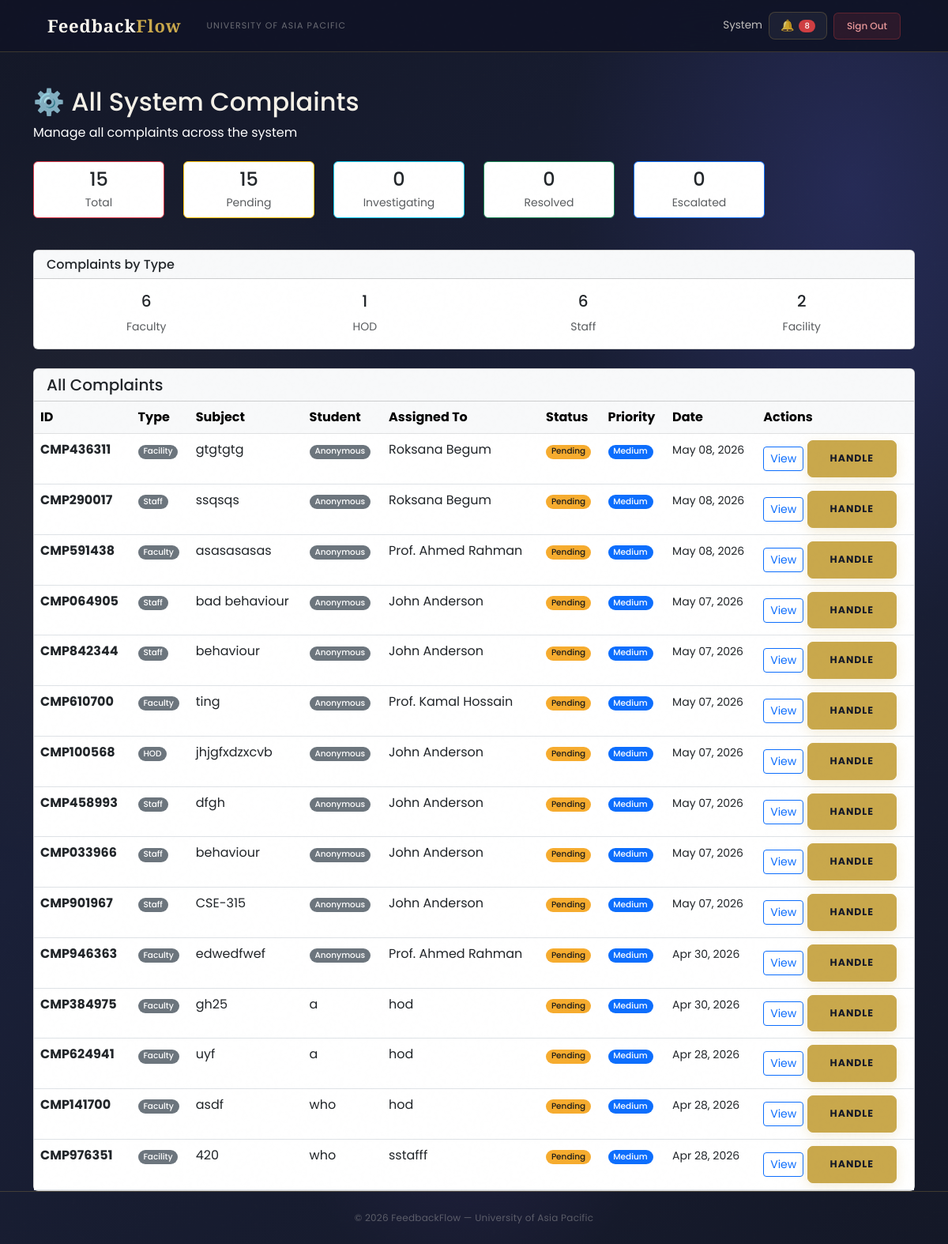
Page /complaints/admin/list/ (signed in) on the earlier database version.
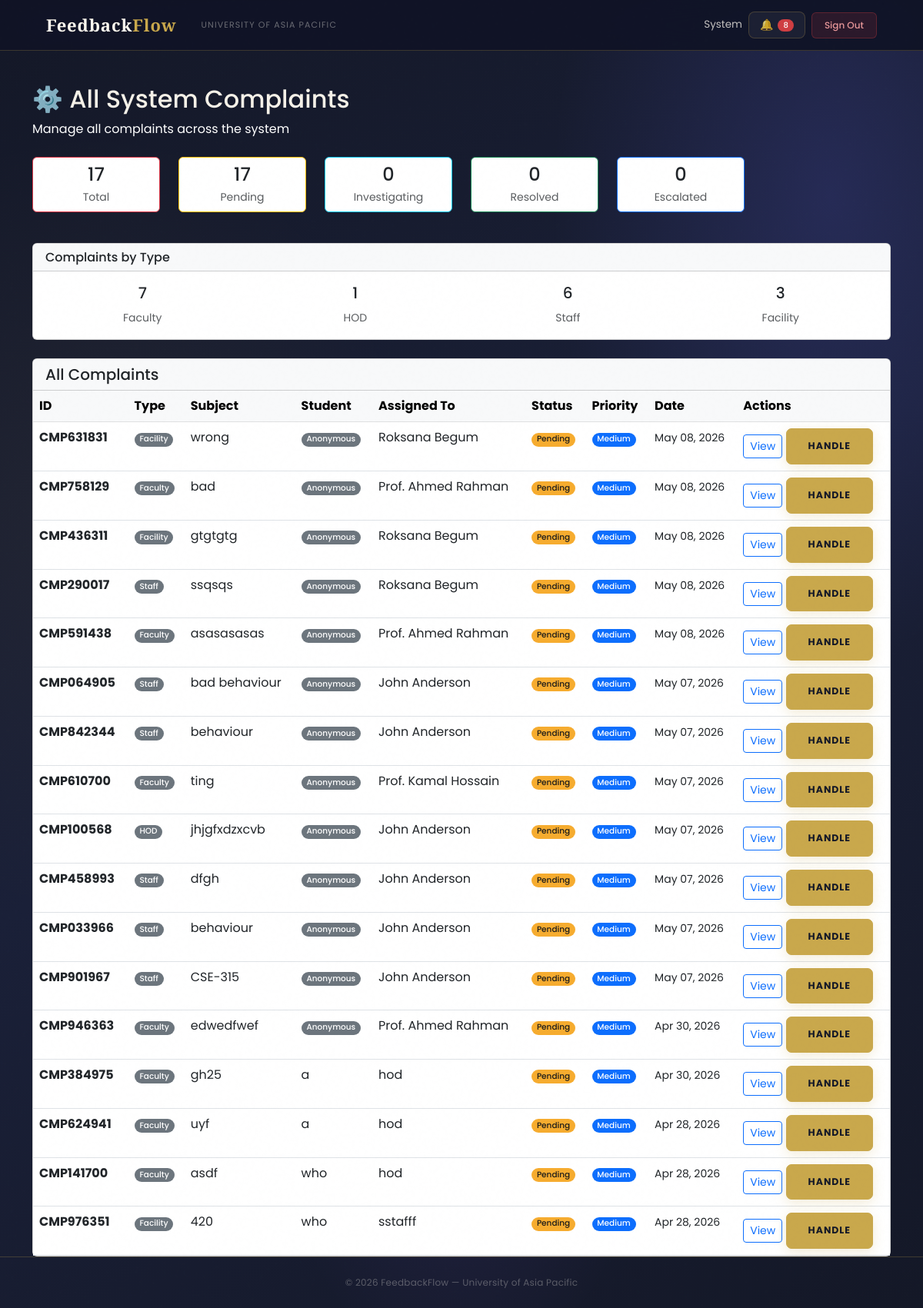
Same page on the later database version.
### users/models.py (models this page shows, shortened)
class User(AbstractBaseUser, PermissionsMixin):
    ROLE_CHOICES = (
        ('Student', 'Student'),
        ('Faculty', 'Faculty'),
        ('HOD', 'Head of Department'),
        ('Staff', 'Staff'),
        ('Admin', 'Administrator'),
    )
    DEPARTMENT_CHOICES = (
        ('DBA', 'Department of Business Administration'),
        ('CSE', 'Department of Computer Science and Engineering'),
        ('CE', 'Department of Civil Engineering'),
        ('EEE', 'Department of Electrical and Electronic Engineering'),
        ('Pharmacy', 'Department of Pharmacy'),
        ('Law', 'Department of Law and Human Rights'),
        ('English', 'Department of English'),
        ('Architecture', 'Department of Architecture'),
    )
    email = models.EmailField(unique=True, max_length=255)
    full_name = models.CharField(max_length=150)
    role = models.CharField(max_length=20, choices=ROLE_CHOICES)
    department = models.CharField(max_length=100, choices=DEPARTMENT_CHOICES, null=True, blank=True)
    student_id = models.CharField(max_length=50, unique=True, null=True, blank=True)
    is_active = models.BooleanField(default=True)
    is_staff = models.BooleanField(default=False)
    created_at = models.DateTimeField(auto_now_add=True)
    updated_at = models.DateTimeField(auto_now=True)
    USERNAME_FIELD = 'email'
    REQUIRED_FIELDS = ['full_name']
    objects = UserManager()
    class Meta:
        verbose_name = 'User'
        verbose_name_plural = 'Users'
        ordering = ['-created_at']
    def get_short_name(self):
        return self.full_name.split()[0] if self.full_name else self.email

### complaints/models.py (models this page shows, shortened)
class Complaint(models.Model):
    COMPLAINT_TYPE_CHOICES = (
        ('Faculty', 'Complaint about Faculty'),
        ('HOD', 'Complaint about HOD'),
        ('Staff', 'Complaint about Staff'),
        ('Facility', 'Facility Issue'),
    )
    STATUS_CHOICES = (
        ('Pending', 'Pending Review'),
        ('Under Investigation', 'Under Investigation'),
        ('Resolved', 'Resolved'),
        ('Escalated', 'Escalated to Higher Authority'),
    )
    PRIORITY_CHOICES = (
        ('Low', 'Low'),
        ('Medium', 'Medium'),
        ('High', 'High'),
        ('Urgent', 'Urgent'),
    )
    student = models.ForeignKey(
        settings.AUTH_USER_MODEL,
        on_delete=models.CASCADE,
        related_name='complaints_submitted'
    )
    complaint_type = models.CharField(max_length=20, choices=COMPLAINT_TYPE_CHOICES)
    subject = models.CharField(max_length=200)
    description = models.TextField()
    faculty_concerned = models.ForeignKey(
        settings.AUTH_USER_MODEL,
        on_delete=models.SET_NULL,
        null=True, blank=True,
        related_name='complaints_against',
        limit_choices_to={'role__in': ['Faculty', 'HOD', 'Staff']}
    )
    location = models.CharField(max_length=200, blank=True, null=True)
    status = models.CharField(max_length=30, choices=STATUS_CHOICES, default='Pending')
    priority = models.CharField(max_length=10, choices=PRIORITY_CHOICES, default='Medium')
    assigned_to = models.ForeignKey(
        settings.AUTH_USER_MODEL,
        on_delete=models.SET_NULL,
        null=True, blank=True,
        related_name='complaints_assigned'
    )
    is_anonymous = models.BooleanField(default=False)
    submitted_at = models.DateTimeField(auto_now_add=True)
    updated_at = models.DateTimeField(auto_now=True)
    resolved_at = models.DateTimeField(null=True, blank=True)
    tracking_id = models.CharField(max_length=20, unique=True, editable=False)
    class Meta:
        ordering = ['-submitted_at']
        verbose_name = 'Complaint'
        verbose_name_plural = 'Complaints'

### complaints/views.py (the view)
# urls.py: path('admin/list/', views.admin_complaints_list, name='admin_complaints_list'),
@login_required
def admin_complaints_list(request):
    if request.user.role != 'Admin':
        messages.error(request, 'Access denied. Admin only.')
        return redirect('login')
    complaints_list = Complaint.objects.all().order_by('-submitted_at')
    context = {
        'complaints_list': complaints_list,
        'total_complaints': complaints_list.count(),
        'pending': complaints_list.filter(status='Pending').count(),
        'investigating': complaints_list.filter(status='Under Investigation').count(),
        'resolved': complaints_list.filter(status='Resolved').count(),
        'escalated': complaints_list.filter(status='Escalated').count(),
        'faculty_complaints': complaints_list.filter(complaint_type='Faculty').count(),
        'hod_complaints': complaints_list.filter(complaint_type='HOD').count(),
        'staff_complaints': complaints_list.filter(complaint_type='Staff').count(),
        'facility_complaints': complaints_list.filter(complaint_type='Facility').count(),
        'page_title': 'All Complaints'
    }
    return render(request, 'complaints/admins_complaints_list.html', context)

### users/context_processors.py (called while the page is built)
def notifications_count(request):
    if request.user.is_authenticated:
        from users.models import Notification
        count = Notification.objects.filter(
            recipient=request.user,
            is_read=False
        ).count()
        return {'unread_notifications_count': count}
    return {'unread_notifications_count': 0}

### complaints/templates/complaints/admins_complaints_list.html (shortened to what this page needs)
{% extends 'users/base.html' %}
{% block content %}
<div class="container mt-4">
    <div class="mb-4">
        <h2>⚙️ All System Complaints</h2>
        <p class="text-white mb-0">Manage all complaints across the system</p>
    </div>
    <div class="row mb-4">
        <div class="col-lg-2 col-md-4 mb-3">
            <div class="card border-danger">
                <div class="card-body text-center p-2">
                    <h4 class="mb-1">{{ total_complaints }}</h4>
                    <p class="text-muted mb-0 small">Total</p>
                </div>
            </div>
        </div>
        <div class="col-lg-2 col-md-4 mb-3">
            <div class="card border-warning">
                <div class="card-body text-center p-2">
                    <h4 class="mb-1">{{ pending }}</h4>
                    <p class="text-muted mb-0 small">Pending</p>
                </div>
            </div>
        </div>
        <div class="col-lg-2 col-md-4 mb-3">
            <div class="card border-info">
                <div class="card-body text-center p-2">
                    <h4 class="mb-1">{{ investigating }}</h4>
                    <p class="text-muted mb-0 small">Investigating</p>
                </div>
            </div>
        </div>
        <div class="col-lg-2 col-md-4 mb-3">
            <div class="card border-success">
                <div class="card-body text-center p-2">
                    <h4 class="mb-1">{{ resolved }}</h4>
                    <p class="text-muted mb-0 small">Resolved</p>
                </div>
            </div>
        </div>
        <div class="col-lg-2 col-md-4 mb-3">
            <div class="card border-primary">
                <div class="card-body text-center p-2">
                    <h4 class="mb-1">{{ escalated }}</h4>
                    <p class="text-muted mb-0 small">Escalated</p>
                </div>
            </div>
        </div>
    </div>
    <div class="row mb-4">
        <div class="col-12">
            <div class="card">
                <div class="card-header bg-light">
                    <h6 class="mb-0">Complaints by Type</h6>
                </div>
                <div class="card-body">
                    <div class="row text-center">
                        <div class="col">
                            <h5>{{ faculty_complaints }}</h5>
                            <small class="text-muted">Faculty</small>
                        </div>
                        <div class="col">
                            <h5>{{ hod_complaints }}</h5>
                            <small class="text-muted">HOD</small>
                        </div>
                        <div class="col">
                            <h5>{{ staff_complaints }}</h5>
                            <small class="text-muted">Staff</small>
                        </div>
                        <div class="col">
                            <h5>{{ facility_complaints }}</h5>
                            <small class="text-muted">Facility</small>
                        </div>
                    </div>
                </div>
            </div>
        </div>
    </div>
    {% if complaints_list %}
        <div class="card">
            <div class="card-header bg-light">
                <h5 class="mb-0">All Complaints</h5>
            </div>
            <div class="card-body p-0">
                <div class="table-responsive">
                    <table class="table table-hover mb-0">
                        <thead class="table-light">
                            <tr>
                                <th>ID</th>
                                <th>Type</th>
                                <th>Subject</th>
                                <th>Student</th>
                                <th>Assigned To</th>
                                <th>Status</th>
                                <th>Priority</th>
                                <th>Date</th>
                                <th>Actions</th>
                            </tr>
                        </thead>
                        <tbody>
                            {% for complaint in complaints_list %}
                            <tr>
                                <td><strong>{{ complaint.tracking_id }}</strong></td>
                                <td><span class="badge bg-secondary">{{ complaint.complaint_type }}</span></td>
                                <td>{{ complaint.subject|truncatewords:4 }}</td>
                                <td>
                                    {% if complaint.is_anonymous %}
                                        <span class="badge bg-secondary">Anonymous</span>
                                    {% else %}
                                        {{ complaint.student.full_name }}
                                    {% endif %}
                                </td>
                                <td>{{ complaint.assigned_to.full_name }}</td>
                                <td>
                                    <span class="badge
                                        {% if complaint.status == 'Pending' %}bg-warning text-dark
                                        {% elif complaint.status == 'Under Investigation' %}bg-info
                                        {% elif complaint.status == 'Resolved' %}bg-success
                                        {% elif complaint.status == 'Escalated' %}bg-danger
                                        {% endif %}">
                                        {{ complaint.status }}
                                    </span>
                                </td>
                                <td>
                                    <span class="badge
                                        {% if complaint.priority == 'Low' %}bg-secondary
                                        {% elif complaint.priority == 'Medium' %}bg-primary
                                        {% elif complaint.priority == 'High' %}bg-warning text-dark
                                        {% elif complaint.priority == 'Urgent' %}bg-danger
                                        {% endif %}">
                                        {{ complaint.priority }}
                                    </span>
                                </td>
                                <td><small>{{ complaint.submitted_at|date:"M d, Y" }}</small></td>
                                <td>
                                    <a href="{% url 'complaint_detail' complaint.id %}" class="btn btn-sm btn-outline-primary">
                                        View
                                    </a>
                                    <a href="{% url 'handle_complaint' complaint.id %}" class="btn btn-sm btn-primary">
                                        Handle
                                    </a>
                                </td>
                            </tr>
                            {% endfor %}
                        </tbody>
                    </table>
                </div>
            </div>
        </div>
    {% endif %}
</div>
{% endblock %}

### users/templates/users/base.html (shortened to what this page needs)
<!DOCTYPE html>
<html lang="en">
<head>
    <link href="https://cdn.jsdelivr.net/npm/bootstrap@5.3.0/dist/css/bootstrap.min.css" rel="stylesheet">
</head>
<body>
<nav class="navbar navbar-expand-lg">
    <div class="container-fluid d-flex align-items-center gap-3">
        <a class="navbar-brand" href="/">Feedback<em>Flow</em></a>
        <span class="navbar-text d-none d-md-inline">University of Asia Pacific</span>
        {% if user.is_authenticated %}
        <div class="ms-auto d-flex align-items-center gap-2">
            <span class="nav-user-info d-none d-md-inline">{{ user.get_short_name }}</span>
            <a href="{% url 'notifications' %}" class="btn-bell">
                🔔
                {% if unread_notifications_count > 0 %}
                <span class="badge bg-danger" style="font-size:10px;padding:3px 7px;">{{ unread_notifications_count }}</span>
                {% endif %}
            </a>
            <a href="{% url 'logout' %}" class="btn-logout">Sign Out</a>
        </div>
        {% endif %}
    </div>
</nav>
<main>{% block content %}{% endblock %}</main>
<footer>
    <p>© 2026 FeedbackFlow — University of Asia Pacific</p>
</footer>
</body>
</html>

Differences in the rows shown:
added Complaint: tracking_id "CMP631831", complaint_type "Facility", subject "wrong", is_anonymous "Anonymous", assigned_to.full_name "Roksana Begum", status "Pending", priority "Medium", submitted_at "May 08, 2026"
added Complaint: tracking_id "CMP758129", complaint_type "Faculty", subject "bad", is_anonymous "Anonymous", assigned_to.full_name "Prof. Ahmed Rahman", status "Pending", priority "Medium", submitted_at "May 08, 2026"
Other differences:
{{ total_complaints }}: "15" → "17"
{{ pending }}: "15" → "17"
{{ faculty_complaints }}: "6" → "7"
{{ facility_complaints }}: "2" → "3"
